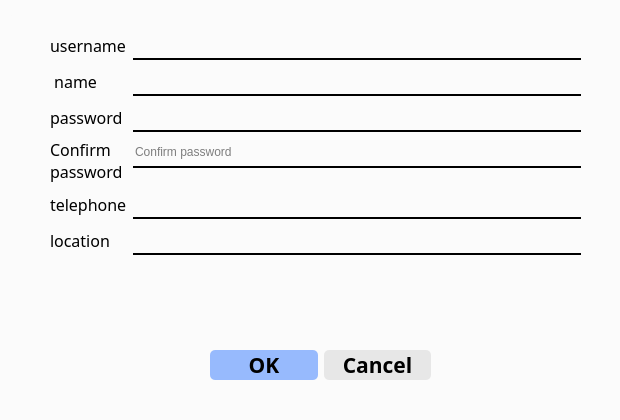
<?xml version="1.0" encoding="UTF-8"?>
<ui version="4.0">
 <class>registerpage</class>
 <widget class="QDialog" name="registerpage">
  <property name="geometry">
   <rect>
    <x>0</x>
    <y>0</y>
    <width>620</width>
    <height>420</height>
   </rect>
  </property>
  <property name="mouseTracking">
   <bool>true</bool>
  </property>
  <property name="windowTitle">
   <string>Register</string>
  </property>
  <property name="styleSheet">
   <string notr="true">background-color: rgb(251, 251, 251);</string>
  </property>
  <widget class="QWidget" name="mainwidget" native="true">
   <property name="geometry">
    <rect>
     <x>10</x>
     <y>10</y>
     <width>600</width>
     <height>400</height>
    </rect>
   </property>
   <property name="styleSheet">
    <string notr="true">QWidget#mainwidget{border-radius:10px;}</string>
   </property>
   <widget class="QWidget" name="formLayoutWidget">
    <property name="geometry">
     <rect>
      <x>40</x>
      <y>20</y>
      <width>531</width>
      <height>294</height>
     </rect>
    </property>
    <layout class="QFormLayout" name="formLayout">
     <item row="0" column="0">
      <widget class="QLabel" name="label">
       <property name="font">
        <font>
         <family>Corbel</family>
         <pointsize>12</pointsize>
         <weight>50</weight>
         <bold>false</bold>
        </font>
       </property>
       <property name="text">
        <string>username</string>
       </property>
       <property name="margin">
        <number>5</number>
       </property>
      </widget>
     </item>
     <item row="0" column="1">
      <widget class="QLineEdit" name="username">
       <property name="minimumSize">
        <size>
         <width>0</width>
         <height>30</height>
        </size>
       </property>
       <property name="styleSheet">
        <string notr="true">background-color:rgba(251,251,251);border-top:0px; border-bottom:2px  solid;border-left:0px;border-right: 0px;</string>
       </property>
      </widget>
     </item>
     <item row="1" column="0">
      <widget class="QLabel" name="label_2">
       <property name="font">
        <font>
         <family>Corbel</family>
         <pointsize>12</pointsize>
         <weight>50</weight>
         <bold>false</bold>
        </font>
       </property>
       <property name="text">
        <string> name</string>
       </property>
       <property name="margin">
        <number>5</number>
       </property>
      </widget>
     </item>
     <item row="1" column="1">
      <widget class="QLineEdit" name="name">
       <property name="minimumSize">
        <size>
         <width>0</width>
         <height>30</height>
        </size>
       </property>
       <property name="styleSheet">
        <string notr="true">background-color:rgba(251,251,251);border-top:0px; border-bottom:2px  solid;border-left:0px;border-right: 0px;</string>
       </property>
      </widget>
     </item>
     <item row="2" column="0">
      <widget class="QLabel" name="label_3">
       <property name="font">
        <font>
         <family>Corbel</family>
         <pointsize>12</pointsize>
         <weight>50</weight>
         <bold>false</bold>
        </font>
       </property>
       <property name="text">
        <string>password</string>
       </property>
       <property name="margin">
        <number>5</number>
       </property>
      </widget>
     </item>
     <item row="2" column="1">
      <widget class="QLineEdit" name="password">
       <property name="minimumSize">
        <size>
         <width>0</width>
         <height>30</height>
        </size>
       </property>
       <property name="styleSheet">
        <string notr="true">background-color:rgba(251,251,251);border-top:0px; border-bottom:2px  solid;border-left:0px;border-right: 0px;</string>
       </property>
       <property name="maxLength">
        <number>30</number>
       </property>
       <property name="echoMode">
        <enum>QLineEdit::Password</enum>
       </property>
      </widget>
     </item>
     <item row="3" column="0">
      <widget class="QLabel" name="label_6">
       <property name="font">
        <font>
         <family>Corbel</family>
         <pointsize>12</pointsize>
         <weight>50</weight>
         <bold>false</bold>
        </font>
       </property>
       <property name="frameShadow">
        <enum>QFrame::Plain</enum>
       </property>
       <property name="text">
        <string>Confirm
password</string>
       </property>
       <property name="margin">
        <number>5</number>
       </property>
      </widget>
     </item>
     <item row="4" column="0">
      <widget class="QLabel" name="label_4">
       <property name="font">
        <font>
         <family>Corbel</family>
         <pointsize>12</pointsize>
         <weight>50</weight>
         <bold>false</bold>
        </font>
       </property>
       <property name="text">
        <string>telephone</string>
       </property>
       <property name="margin">
        <number>5</number>
       </property>
      </widget>
     </item>
     <item row="4" column="1">
      <widget class="QLineEdit" name="telephone">
       <property name="minimumSize">
        <size>
         <width>0</width>
         <height>30</height>
        </size>
       </property>
       <property name="styleSheet">
        <string notr="true">background-color:rgba(251,251,251);border-top:0px; border-bottom:2px  solid;border-left:0px;border-right: 0px;</string>
       </property>
      </widget>
     </item>
     <item row="5" column="0">
      <widget class="QLabel" name="label_5">
       <property name="font">
        <font>
         <family>Corbel</family>
         <pointsize>12</pointsize>
         <weight>50</weight>
         <bold>false</bold>
        </font>
       </property>
       <property name="text">
        <string>location</string>
       </property>
       <property name="margin">
        <number>5</number>
       </property>
      </widget>
     </item>
     <item row="5" column="1">
      <widget class="QLineEdit" name="location">
       <property name="minimumSize">
        <size>
         <width>0</width>
         <height>30</height>
        </size>
       </property>
       <property name="styleSheet">
        <string notr="true">background-color:rgba(251,251,251);border-top:0px; border-bottom:2px  solid;border-left:0px;border-right: 0px;</string>
       </property>
      </widget>
     </item>
     <item row="3" column="1">
      <widget class="QLineEdit" name="comfirm">
       <property name="minimumSize">
        <size>
         <width>0</width>
         <height>30</height>
        </size>
       </property>
       <property name="styleSheet">
        <string notr="true">background-color:rgba(251,251,251);border-top:0px; border-bottom:2px  solid;border-left:0px;border-right: 0px;</string>
       </property>
       <property name="maxLength">
        <number>30</number>
       </property>
       <property name="echoMode">
        <enum>QLineEdit::Password</enum>
       </property>
       <property name="dragEnabled">
        <bool>false</bool>
       </property>
       <property name="placeholderText">
        <string>Confirm password</string>
       </property>
      </widget>
     </item>
    </layout>
   </widget>
   <widget class="QWidget" name="horizontalLayoutWidget">
    <property name="geometry">
     <rect>
      <x>200</x>
      <y>330</y>
      <width>221</width>
      <height>51</height>
     </rect>
    </property>
    <layout class="QHBoxLayout" name="horizontalLayout">
     <item>
      <widget class="QPushButton" name="OK">
       <property name="font">
        <font>
         <family>Corbel</family>
         <pointsize>16</pointsize>
         <weight>75</weight>
         <bold>true</bold>
        </font>
       </property>
       <property name="mouseTracking">
        <bool>true</bool>
       </property>
       <property name="autoFillBackground">
        <bool>false</bool>
       </property>
       <property name="styleSheet">
        <string notr="true">QPushButton{background-color:rgba(50,120,255,50%);border-radius: 5px;}
QPushButton:hover{background-color:#3080ff;color:black;}</string>
       </property>
       <property name="text">
        <string>OK</string>
       </property>
       <property name="default">
        <bool>true</bool>
       </property>
       <property name="flat">
        <bool>false</bool>
       </property>
      </widget>
     </item>
     <item>
      <widget class="QPushButton" name="cancel">
       <property name="font">
        <font>
         <family>Corbel</family>
         <pointsize>16</pointsize>
         <weight>75</weight>
         <bold>true</bold>
        </font>
       </property>
       <property name="styleSheet">
        <string notr="true">QPushButton{background-color:rgba(210,210,210,50%);border-radius: 5px;}
QPushButton:hover{background-color:#000000;color:black;}</string>
       </property>
       <property name="text">
        <string>Cancel</string>
       </property>
       <property name="autoDefault">
        <bool>false</bool>
       </property>
      </widget>
     </item>
    </layout>
   </widget>
  </widget>
 </widget>
 <resources/>
 <connections/>
</ui>
